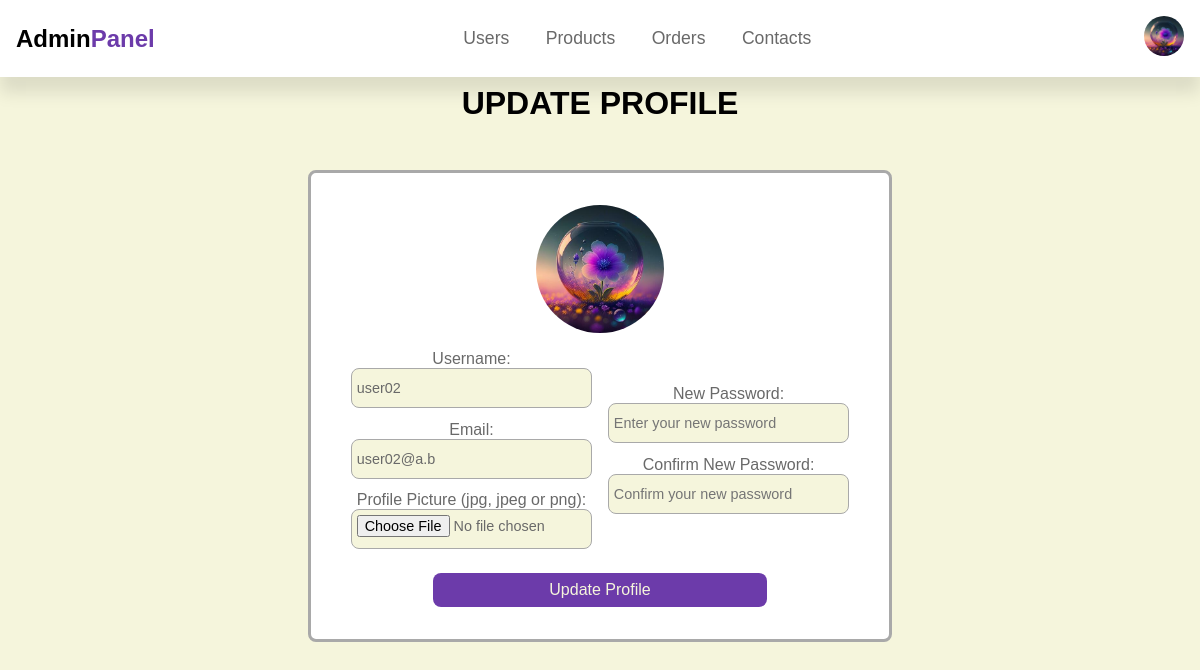
Screenshot of /php/admin-update-profile.php (signed in) with the database file from the repository.
### tables this page shows
CREATE TABLE `users` (
  `id` int(11) NOT NULL,
  `username` varchar(100) NOT NULL,
  `email` varchar(100) NOT NULL,
  `password` varchar(500) NOT NULL,
  `profile_picture` varchar(300) NOT NULL,
  `user_type` varchar(10) NOT NULL DEFAULT 'user'
);

### php/admin-update-profile.php (the view, shortened to what this page needs)
<?php
    include 'config.php';
    $admin_id = $_SESSION['admin_id'];
?>
<!DOCTYPE html>
<html>
    <head>
        <link rel="stylesheet" href="https://cdnjs.cloudflare.com/ajax/libs/font-awesome/6.0.0-beta3/css/all.min.css">
        <link rel="stylesheet" href="../css/styles.css">
    </head>
    <body>
        <?php include 'admin-header.php';?>
        <h1 class="title">Update Profile</h1>
        <section class="update-profile">
            <form id="update-form" class="update-form" enctype="multipart/form-data">
                <?php
                    $select = "SELECT * FROM users WHERE id = ?";
                    $select_stmt = mysqli_prepare($conn, $select);
                    mysqli_stmt_bind_param($select_stmt, 'i', $admin_id);
                    mysqli_stmt_execute($select_stmt);
                    $res = mysqli_stmt_get_result($select_stmt);
                    $user = mysqli_fetch_assoc($res);
                ?>
                <img src="../pictures/<?php echo $user['profile_picture']; ?>" alt="">
                <div class="input-box-container">
                    <div class="input-box">
                        <label for="username">Username:</label>
                        <input type="text" name="username" class="box" id="username" placeholder="Update username" value="<?php echo $user['username']; ?>">
                        <label for="email">Email:</label>
                        <input type="text" name="email" class="box" id="email" placeholder="Enter your email" value="<?php echo $user['email']; ?>">
                        <label for="ppicture">Profile Picture (jpg, jpeg or png):</label>
                        <input type="file" name="ppicture" id="ppicture" class="box">
                    </div>
                    <div class="input-box">
                        <label for="new_password">New Password:</label>
                        <input type="password" name="new_password" class="box" id="new_password" placeholder="Enter your new password">
                        <label for="new_password_confirm">Confirm New Password:</label>
                        <input type="password" name="new_password_confirm" class="box" id="new_password_confirm" placeholder="Confirm your new password">
                    </div>
                </div>
                <input type="submit" value="Update Profile" id="submit" name="submit" class="btn">
            </form>
        </section>
    </body>
</html>

### php/admin-header.php (shortened to what this page needs)
<header class="header">
    <div class="flex">
        <a href="admin-page.php?id=<?php echo $admin_id; ?>" class="logo">Admin<span>Panel</span></a>
        <nav class="navbar">
            <a href="admin-users.php">Users</a>
            <a href="admin-products.php">Products</a>
            <a href="admin-orders.php">Orders</a>
            <a href="#">Contacts</a>
        </nav>
        <div class="icons">
            <div id="user-btn" class="profile-picture">
                <?php
                    $select = "SELECT * FROM users WHERE id = ?";
                    $select_stmt = mysqli_prepare($conn, $select);
                    mysqli_stmt_bind_param($select_stmt, 'i', $admin_id);
                    mysqli_stmt_execute($select_stmt);
                    $res = mysqli_stmt_get_result($select_stmt);
                    $user = mysqli_fetch_assoc($res);
                ?>
                <img src="../pictures/<?php echo $user['profile_picture']; ?>" alt="">
            </div>
        </div>
    </div>
</header>

### css/styles.css (style rules this page uses)
* { font-family: 'Rubik', sans-serif; margin: 0; padding: 0; box-sizing: border-box; outline: none; border: none; text-decoration: none; color:darkgrey; }
html { overflow-x: hidden; scroll-behavior: smooth; scroll-padding-top: 6.5rem; text-align: center; }
body { background-color:beige; }
section { padding: 3rem 2rem; max-width: 1200px; margin:0 auto; }
.btn, .delete-btn { width: 65%; display: block; margin-top: 1rem; border-radius: 0.5rem; color: beige; font-size: 1rem; padding: 0.5rem 0.5rem; cursor: pointer; justify-self: center; }
.btn { background-color: rgb(108,59,170); }
.title { font-size: 2rem; color:black; margin-top: 0.5rem; text-transform: uppercase; }
.box { width: 100%; height: 2.5rem; font-size: 0.9rem; margin-bottom: 0.5rem; border-radius: 0.5rem; border: 0.1rem solid darkgrey; padding: 0.3rem 0.3rem; color: dimgray; background-color: beige; }
.header { background: white; position: sticky; z-index: 1000; top: 0; left: 0; right: 0; box-shadow: 0 1rem 1rem rgba(0,0,0,.1); }
.header .flex { display: flex; align-items: center; justify-content: space-between; padding: 1rem; margin: 0 auto; position: relative; }
.header .flex .logo { font-size: 1.5rem; font-weight: bold; color: black; }
.header .flex .logo span { font-size: 1.5rem; color: rgb(108,59,170); }
.header .flex .navbar a { margin: 0 1rem; font-size: 1.1rem; color: dimgray; }
.header .flex .icons { display: flex; align-items: center; justify-content: space-between; }
.header .flex .icons > * { cursor: pointer; margin-left: 1.5rem; color: gray; font-size: 1.15rem; }
.header .flex .icons .profile-picture img { border-radius: 50%; height: 2.5rem; width: 2.5rem; object-fit: cover; }
.update-profile, .update-product { max-width: 50rem; display: flex; align-items: center; justify-content: space-between; }
.update-form { margin: 0 auto; background-color: white; border: 0.2rem solid darkgrey; border-radius: 0.5rem; padding: 2rem; }
.update-profile form img, .users .box-container .box-subcontainer img { height: 8rem; width: 8rem; border-radius: 50%; object-fit: cover; margin-bottom: 0.5rem; }
.input-box-container { display: flex; align-items: center; justify-content: center; }
.input-box { width: 100%; margin-left: 0.5rem; margin-right: 0.5rem; }
.input-box label { color: dimgray; display: block; margin-top: 0.3rem; }

### rows the page displays
users: profile_picture (picture), username "user02", email "user02@a.b"
